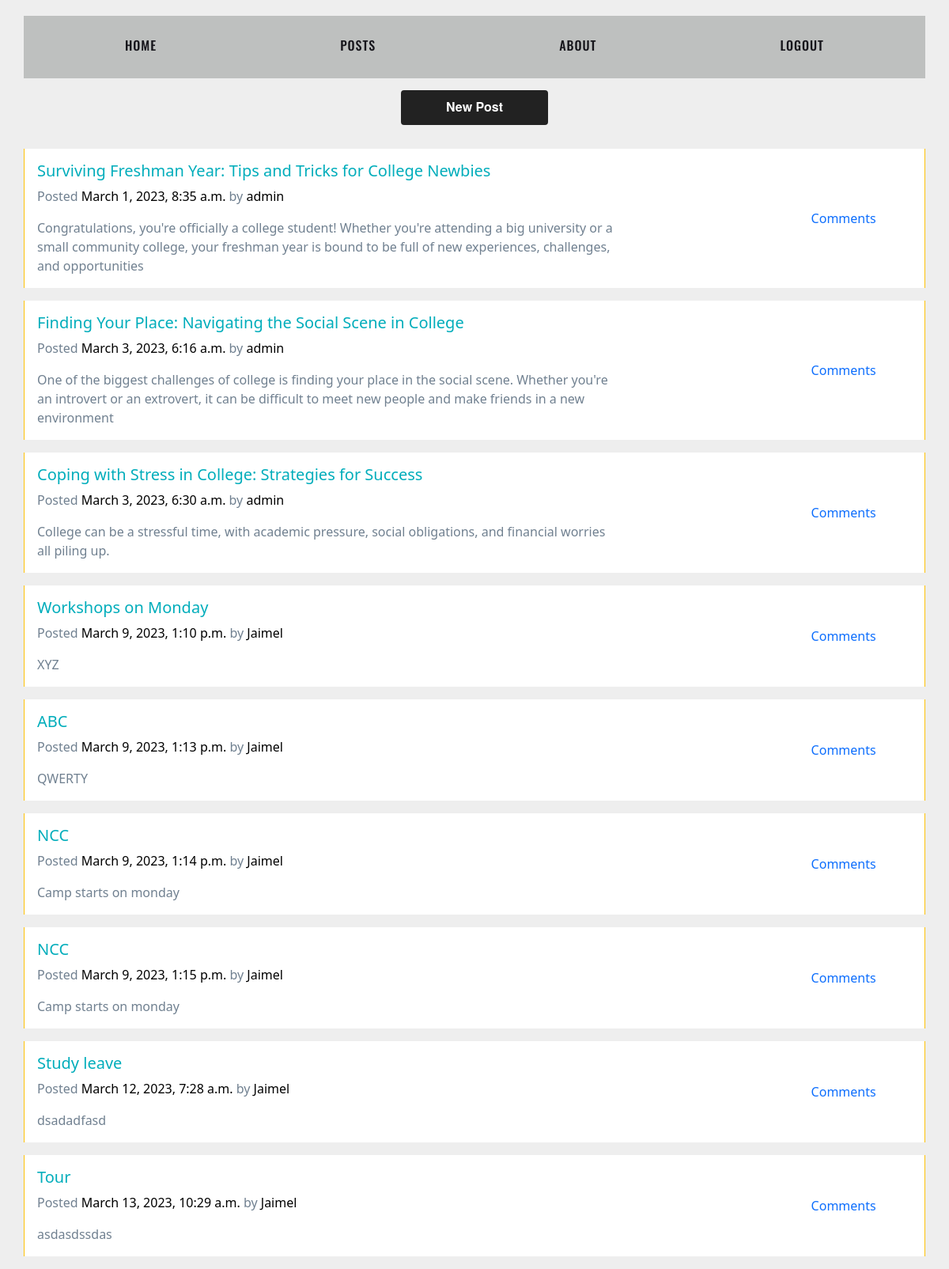
The page /Home on the database its author committed.
### Accounts/models.py (models this page shows, shortened)
class Post(models.Model):
    title = models.CharField(max_length=255)
    content = models.TextField()
    author = models.ForeignKey(User, on_delete=models.CASCADE)
    created_at = models.DateTimeField(auto_now_add=True)

### Accounts/views.py (the view)
# urls.py: path('Home', views.home, name='home'),
def home(request):
    posts = Post.objects.all()
    return render(request, 'index.html', {'posts': posts})

### templates/index.html (shortened to what this page needs)
<!DOCTYPE html>
<html lang="en">
    <head>
        <link
            href="https://cdn.jsdelivr.net/npm/bootstrap@5.1.3/dist/css/bootstrap.min.css"
            rel="stylesheet">
    </head>
    <body>
        <link
            href="https://code.ionicframework.com/ionicons/2.0.1/css/ionicons.min.css"
            rel="stylesheet">
        <div class="container">
            <div class="row">
                {% include 'navbar.html' %}
                <div style="display: flex; justify-content: center;">
                    <div
                        class="row col-2">
                        <a class="button-31" href="{% url 'new_post' %}">New
                            Post</a>
                    </div></div>
                {% for post in posts %}
                <div class="card row-hover pos-relative py-3 px-3 mb-3
                    border-warning border-top-0 border-right-0 border-bottom-0
                    rounded-0">
                    <div class="row align-items-center">
                        <div class="col-md-8 mb-3 mb-sm-0">
                            <h5>
                                <a href="{% url 'post_detail' post.id %}" class="text-primary">{{ post.title}}</a>
                            </h5>
                            <p class="text-sm"><span class="op-6">Posted</span>
                                <a class="text-black" href="#">{{post.created_at}}</a>
                                <span class="op-6"> by</span> <a
                                    class="text-black" href="{% url 'post_detail' post.id %}">{{post.author}}</a></p>
                            <div class="text-sm op-5">{{ post.content }}</div>
                        </div>
                        <div class="col-md-4 op-7">
                            <div class="row text-center op-7"
                                style="padding-left: 180px;">
                                <div class="col px-1">
                                    <a href="{% url 'post_detail' post.id %}">    <span class="d-block text-sm">Comments</span></a> </div>
                            </div>
                        </div>
                    </div>
                </div>
                {% endfor %}
            </div>
        </body>
    </html>

### templates/navbar.html (shortened to what this page needs)
<!DOCTYPE html>
<html lang="en">
    <head>
    </head>
    <body>
        <div class="nclass"><nav>
                <a href="{% url 'main' %}">Home</a>
                <a href="{% url 'home' %}">Posts</a>
                <a href="{% url 'main' %}">About</a>
                <a href="{% url 'logout' %}">Logout</a>
            </nav></div>
    </body>
</html>

### templates/index.html (style rules this page uses)
.button-31 { background-color: #222; border-radius: 4px; border-style: none; box-sizing: border-box; color: #fff; cursor: pointer; display: inline; font-family: "Farfetch Basis","Helvetica Neue",Arial,sans-serif; font-size: 16px; font-weight: 700; line-height: 1.5; margin: 0; max-width: min-content; min-height: 44px; min-width: 10px; outline: none; overflow: hidden; padding: 9px 20px 8px; position: relative; text-align: center; text-transform: none; user-select: none; -webkit-user-select: none; touch-action: manipulation; width: 50%; margin-bottom: 30px; }
body { margin-top:20px; background:#eee; color: #708090; }
a { text-decoration:none; }
.text-primary, a.text-primary:focus, a.text-primary:hover { color: #00ADBB!important; }
.text-black, .text-hover-black:hover { color: #000 !important; }

### templates/navbar.html (style rules this page uses)
nav { width: 100%; position: static; top:50px; text-align:center; margin-bottom: 30px; display: flex; justify-content: space-around; }
nav a { font-family: 'Oswald', sans-serif; font-weight:500; text-transform:uppercase; text-decoration:none; color:#16151b; margin:0 15px; font-size:16px; letter-spacing:1px; position:relative; display:inline-block; }
nav a:before { content:''; position: absolute; width: 100%; height: 3px; background:#16151b; top:47%; animation:out 0.2s cubic-bezier(1, 0, 0.58, 0.97) 1 both; }
.nclass { background: #232a293c; padding-top: 25px; margin-bottom: 15px; margin-top: 0; width: 100%; }

### rows shown on the page
Post: title "Surviving Freshman Year: Tips and Tricks for College Newbies", created_at "March 1, 2023, 8:35 a.m.", author "admin", content "Congratulations, you're officially a college student! Whether you're attending a big university or a small community college, your freshman year is bound to be full of new experiences, challenges, and opportunities"
Post: title "Finding Your Place: Navigating the Social Scene in College", created_at "March 3, 2023, 6:16 a.m.", author "admin", content "One of the biggest challenges of college is finding your place in the social scene. Whether you're an introvert or an extrovert, it can be difficult to meet new people and make friends in a new environment"
Post: title "Coping with Stress in College: Strategies for Success", created_at "March 3, 2023, 6:30 a.m.", author "admin", content "College can be a stressful time, with academic pressure, social obligations, and financial worries all piling up."
Post: title "Workshops on Monday", created_at "March 9, 2023, 1:10 p.m.", author "Jaimel", content "XYZ"
Post: title "ABC", created_at "March 9, 2023, 1:13 p.m.", author "Jaimel", content "QWERTY"
Post: title "NCC", created_at "March 9, 2023, 1:14 p.m.", author "Jaimel", content "Camp starts on monday"
Post: title "NCC", created_at "March 9, 2023, 1:15 p.m.", author "Jaimel", content "Camp starts on monday"
Post: title "Study leave", created_at "March 12, 2023, 7:28 a.m.", author "Jaimel", content "dsadadfasd"
Post: title "Tour", created_at "March 13, 2023, 10:29 a.m.", author "Jaimel", content "asdasdssdas"
